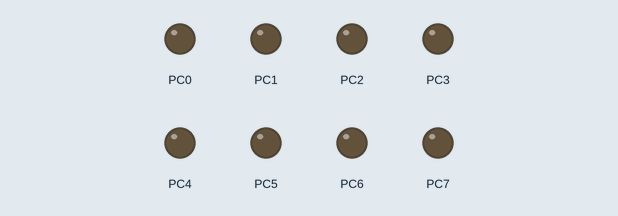
This program was run on a simulated ATmega128, built with avr-gcc and emulated at 16 MHz. Parts: output pins drawn as LEDs (lit = HIGH).

Above: at 0.5 s.
At 3.5 s:
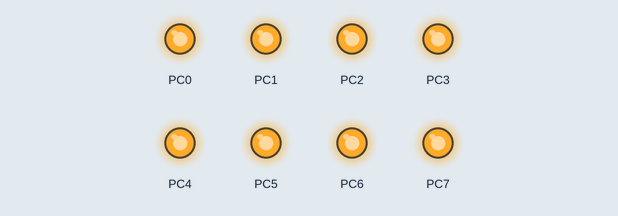
Timing chart, 0 to 4.6 s (numbered marks = the images above):
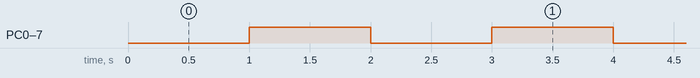

The program:

main.c
```c
/*
 * Blink_Shift_Stack_TEST.c
 *
 * Created: 2022-01-13 오후 3:16:09
 * 최종수정 : 2022-01-17 오후 12:06
 * Author : Geonha
 * 내용 : blink test, shift test, stack test
 * 최종수정 내용 : 코드 정리, 버그 수정, stack_1 stack_2 stack 함수 작성 및 디버깅
 */
#define F_CPU 16000000L
#define MSB_COUNT 8
#include <avr/io.h>
#include <util/delay.h>
#include <stdio.h>
#include <stdbool.h>

void stack(char* init,char*result,int*level,int*stack_case);
void stack_1(char* init, char* result, int* level);
void stack_2(char* init, char* result, int* level);
void blink();
char shift(char temp);

int main(void){

	DDRC = 0xff; // PORTC를 출력단자로 사용
	PORTC = 0x00; // PORTC를 시작할때 전부 ON

	char temp= 0x01; // for shift, char형으로 1byte, 8bit 크기 할당.
	char init = 0x01; // for stack
	char result = 0x00; // for stack
	int level = 1; // for stack
	int stack_case = 1; // for stack

	_delay_ms(1000);

	while (1)
	{
		blink();
		//temp = shift(temp);
		//stack(&init,&result,&level,&stack_case);
	}

	return 0;
}

void blink(){
	//LED BLINK TEST
	//풀업이라서 포트에 0을 면 LED가 켜지고, 1을 주면 LED가 꺼짐.
	//LED는 회로 기준으로 왼쪽부터 1번-8번, LED기준으로 8번-1번, 8번이 MSB가 나오게끔.
	//즉 1번 LED에 LSB인 35번 포트 연결, 우측->좌측으로 36,7,8,9,40,41,42(MSB)
	//그림으로 나타내면 42 41 40 39 38 37 36 35

	//0b 이진법 , 0x 16진법, MSB가 42번 포트, LSB가 35번 LED제어
	PORTC = 0xff;
	_delay_ms(1000);
	PORTC = 0x00;
	_delay_ms(1000);

	return;
};

char shift(char temp){
	//LED SHIFT TEST
	//8비트 크기 연산자 temp를 받아 이를 반환. 루프 속에서 계속 값을 계속 최신화

	PORTC= ~(temp);
	if(temp!=0 && temp<0xff){
		temp=temp<<1;
		_delay_ms(500);
	}
	else
	temp=0x01;
	return temp;
}

void stack(char* init,char*result,int*level,int*stack_case)
{
	switch(*stack_case)
	{
		case 1: {
			if((*result) == 0xff && (*level) != 1){(*stack_case)=2; (*init)=0x80; (*result)=0x00; (*level)=1; break; }
			stack_1(init,result,level);
			break;
		}
		case 2:	{
			if((*result) == 0xff && (*level) != 1){(*stack_case)=1; (*init)=0x01; (*result)=0x00; (*level)=1; break; }
			stack_2(init,result,level);
			break;
		}
		default: break;
	}
	return;
}


void stack_1(char* init, char* result, int* level){

	//최대반복횟수에서 -1을 하여 init에 해당 단계의 MSB만 1인 값 저장
	for(int i=0; i < (MSB_COUNT) - *level;i++ ){
		PORTC=~((*result) + (*init));
		_delay_ms(500);
		(*init)<<=1;
	}
	PORTC=~(*result + *init);
	(*result)+=(*init);
	(*init)=0x01;
	(*level)++;
	_delay_ms(500);
	return;
}

void stack_2(char* init, char* result, int* level){
	for(int i=0; i < (MSB_COUNT) - *level;i++ ){
		PORTC=~((*result) + (*init));
		_delay_ms(500);
		(*init)>>=1;
	}
	PORTC=~(*result + *init);
	(*result)+=(*init);
	(*init)=0x80;
	(*level)++;
	_delay_ms(500);
	return;
}
```

Measured:
- by itself, PC0–7: alternates HIGH for 1.0 s and LOW for 1.0 s
